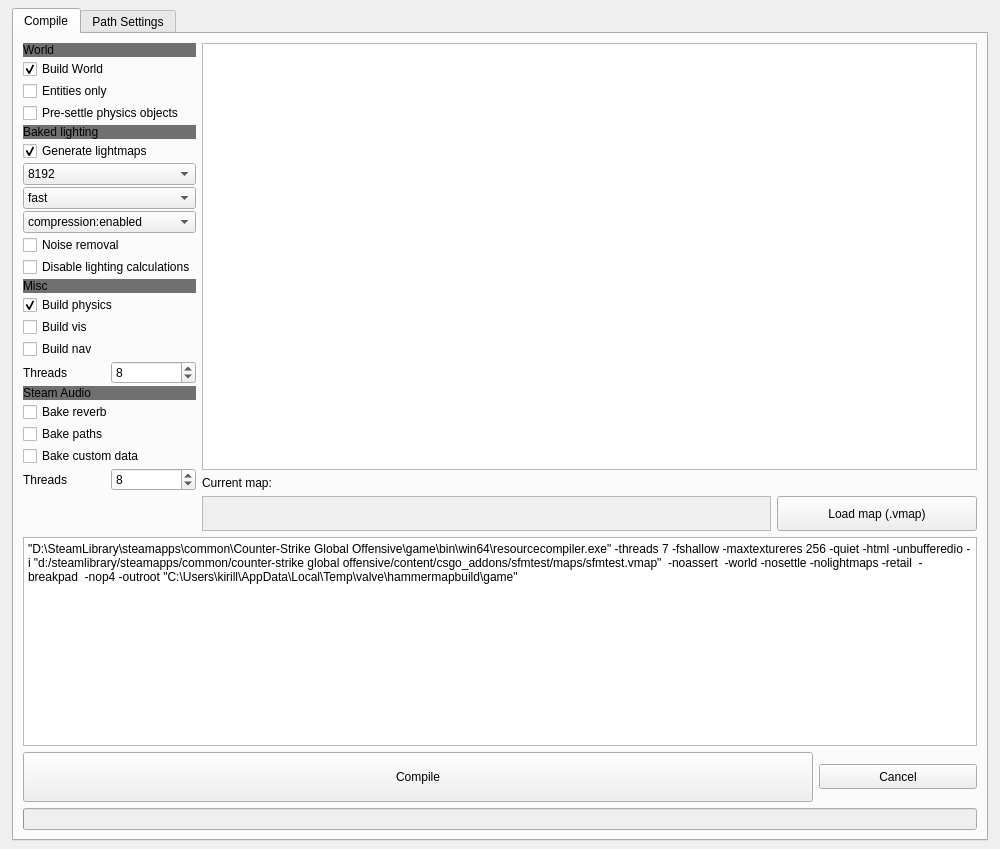
<?xml version="1.0" encoding="UTF-8"?>
<ui version="4.0">
 <class>MainWindow</class>
 <widget class="QMainWindow" name="MainWindow">
  <property name="geometry">
   <rect>
    <x>0</x>
    <y>0</y>
    <width>1000</width>
    <height>849</height>
   </rect>
  </property>
  <property name="sizePolicy">
   <sizepolicy hsizetype="Fixed" vsizetype="Fixed">
    <horstretch>0</horstretch>
    <verstretch>0</verstretch>
   </sizepolicy>
  </property>
  <property name="minimumSize">
   <size>
    <width>0</width>
    <height>0</height>
   </size>
  </property>
  <property name="windowTitle">
   <string>External source 2 compiler</string>
  </property>
  <widget class="QWidget" name="centralwidget">
   <layout class="QGridLayout" name="gridLayout">
    <property name="leftMargin">
     <number>12</number>
    </property>
    <property name="topMargin">
     <number>8</number>
    </property>
    <property name="rightMargin">
     <number>12</number>
    </property>
    <property name="bottomMargin">
     <number>8</number>
    </property>
    <item row="0" column="0">
     <widget class="QTabWidget" name="tabWidget">
      <property name="currentIndex">
       <number>0</number>
      </property>
      <widget class="QWidget" name="CompileSettings">
       <attribute name="title">
        <string>Compile</string>
       </attribute>
       <layout class="QVBoxLayout" name="verticalLayout_2">
        <item>
         <layout class="QHBoxLayout" name="horizontalLayout_5">
          <item>
           <layout class="QVBoxLayout" name="verticalLayout_4">
            <property name="spacing">
             <number>2</number>
            </property>
            <item>
             <widget class="QLabel" name="label_11">
              <property name="enabled">
               <bool>true</bool>
              </property>
              <property name="autoFillBackground">
               <bool>false</bool>
              </property>
              <property name="styleSheet">
               <string notr="true">background-color:rgb(112, 112, 112)</string>
              </property>
              <property name="text">
               <string>World</string>
              </property>
             </widget>
            </item>
            <item>
             <widget class="QCheckBox" name="bBuildWorld_4">
              <property name="styleSheet">
               <string/>
              </property>
              <property name="text">
               <string>Build World</string>
              </property>
              <property name="checked">
               <bool>true</bool>
              </property>
             </widget>
            </item>
            <item>
             <widget class="QCheckBox" name="bEntsOnly_6">
              <property name="styleSheet">
               <string/>
              </property>
              <property name="text">
               <string>Entities only</string>
              </property>
             </widget>
            </item>
            <item>
             <widget class="QCheckBox" name="bEntsOnly_7">
              <property name="styleSheet">
               <string/>
              </property>
              <property name="text">
               <string>Pre-settle physics objects</string>
              </property>
             </widget>
            </item>
            <item>
             <widget class="QLabel" name="label_12">
              <property name="styleSheet">
               <string notr="true">background-color:rgb(112, 112, 112)</string>
              </property>
              <property name="text">
               <string>Baked lighting</string>
              </property>
             </widget>
            </item>
            <item>
             <widget class="QCheckBox" name="checkBox_14">
              <property name="styleSheet">
               <string/>
              </property>
              <property name="text">
               <string>Generate lightmaps</string>
              </property>
              <property name="checked">
               <bool>true</bool>
              </property>
             </widget>
            </item>
            <item>
             <widget class="QComboBox" name="comboLightRes">
              <property name="styleSheet">
               <string/>
              </property>
              <property name="maxVisibleItems">
               <number>5</number>
              </property>
              <item>
               <property name="text">
                <string>8192</string>
               </property>
              </item>
              <item>
               <property name="text">
                <string>4096</string>
               </property>
              </item>
              <item>
               <property name="text">
                <string>2048</string>
               </property>
              </item>
              <item>
               <property name="text">
                <string>1024</string>
               </property>
              </item>
              <item>
               <property name="text">
                <string>512</string>
               </property>
              </item>
             </widget>
            </item>
            <item>
             <widget class="QComboBox" name="comboBox_7">
              <property name="styleSheet">
               <string/>
              </property>
              <property name="maxVisibleItems">
               <number>5</number>
              </property>
              <item>
               <property name="text">
                <string>fast</string>
               </property>
              </item>
              <item>
               <property name="text">
                <string>standart</string>
               </property>
              </item>
              <item>
               <property name="text">
                <string>final</string>
               </property>
              </item>
             </widget>
            </item>
            <item>
             <widget class="QComboBox" name="comboBox_8">
              <property name="styleSheet">
               <string/>
              </property>
              <property name="maxVisibleItems">
               <number>5</number>
              </property>
              <item>
               <property name="text">
                <string>compression:enabled</string>
               </property>
              </item>
              <item>
               <property name="text">
                <string>compression:disabled</string>
               </property>
              </item>
             </widget>
            </item>
            <item>
             <widget class="QCheckBox" name="checkBox_15">
              <property name="styleSheet">
               <string/>
              </property>
              <property name="text">
               <string>Noise removal</string>
              </property>
             </widget>
            </item>
            <item>
             <widget class="QCheckBox" name="checkBox_16">
              <property name="styleSheet">
               <string/>
              </property>
              <property name="text">
               <string>Disable lighting calculations</string>
              </property>
             </widget>
            </item>
            <item>
             <widget class="QLabel" name="label_13">
              <property name="styleSheet">
               <string notr="true">background-color:rgb(112, 112, 112)</string>
              </property>
              <property name="text">
               <string>Misc</string>
              </property>
             </widget>
            </item>
            <item>
             <widget class="QCheckBox" name="checkBox_17">
              <property name="styleSheet">
               <string/>
              </property>
              <property name="text">
               <string>Build physics</string>
              </property>
              <property name="checked">
               <bool>true</bool>
              </property>
             </widget>
            </item>
            <item>
             <widget class="QCheckBox" name="checkBox_18">
              <property name="styleSheet">
               <string/>
              </property>
              <property name="text">
               <string>Build vis</string>
              </property>
             </widget>
            </item>
            <item>
             <widget class="QCheckBox" name="checkBox_19">
              <property name="styleSheet">
               <string/>
              </property>
              <property name="text">
               <string>Build nav</string>
              </property>
             </widget>
            </item>
            <item>
             <layout class="QHBoxLayout" name="horizontalLayout_6">
              <item>
               <widget class="QLabel" name="label_4">
                <property name="text">
                 <string>Threads</string>
                </property>
               </widget>
              </item>
              <item>
               <widget class="QSpinBox" name="cpu_threads_count">
                <property name="minimum">
                 <number>1</number>
                </property>
                <property name="value">
                 <number>8</number>
                </property>
               </widget>
              </item>
             </layout>
            </item>
            <item>
             <widget class="QLabel" name="label_14">
              <property name="styleSheet">
               <string notr="true">background-color:rgb(112, 112, 112)</string>
              </property>
              <property name="text">
               <string>Steam Audio</string>
              </property>
             </widget>
            </item>
            <item>
             <widget class="QCheckBox" name="checkBox_20">
              <property name="styleSheet">
               <string/>
              </property>
              <property name="text">
               <string>Bake reverb</string>
              </property>
             </widget>
            </item>
            <item>
             <widget class="QCheckBox" name="checkBox_21">
              <property name="styleSheet">
               <string/>
              </property>
              <property name="text">
               <string>Bake paths</string>
              </property>
             </widget>
            </item>
            <item>
             <widget class="QCheckBox" name="checkBox_22">
              <property name="styleSheet">
               <string/>
              </property>
              <property name="text">
               <string>Bake custom data</string>
              </property>
             </widget>
            </item>
            <item>
             <layout class="QHBoxLayout" name="horizontalLayout_7">
              <item>
               <widget class="QLabel" name="label_2">
                <property name="text">
                 <string>Threads</string>
                </property>
               </widget>
              </item>
              <item>
               <widget class="QSpinBox" name="audio_threads_count">
                <property name="minimum">
                 <number>1</number>
                </property>
                <property name="value">
                 <number>8</number>
                </property>
               </widget>
              </item>
             </layout>
            </item>
            <item>
             <spacer name="verticalSpacer">
              <property name="orientation">
               <enum>Qt::Vertical</enum>
              </property>
              <property name="sizeHint" stdset="0">
               <size>
                <width>20</width>
                <height>40</height>
               </size>
              </property>
             </spacer>
            </item>
           </layout>
          </item>
          <item>
           <layout class="QVBoxLayout" name="verticalLayout" stretch="0,0,0">
            <property name="spacing">
             <number>6</number>
            </property>
            <item>
             <widget class="QTextBrowser" name="textCompileOutput">
              <property name="minimumSize">
               <size>
                <width>0</width>
                <height>350</height>
               </size>
              </property>
             </widget>
            </item>
            <item>
             <widget class="QLabel" name="label">
              <property name="text">
               <string>Current map:</string>
              </property>
             </widget>
            </item>
            <item>
             <layout class="QHBoxLayout" name="horizontalLayout_8">
              <item>
               <widget class="QPlainTextEdit" name="TextMapFilename">
                <property name="enabled">
                 <bool>false</bool>
                </property>
                <property name="sizePolicy">
                 <sizepolicy hsizetype="Minimum" vsizetype="Minimum">
                  <horstretch>0</horstretch>
                  <verstretch>0</verstretch>
                 </sizepolicy>
                </property>
                <property name="maximumSize">
                 <size>
                  <width>16777215</width>
                  <height>35</height>
                 </size>
                </property>
                <property name="documentTitle">
                 <string/>
                </property>
                <property name="readOnly">
                 <bool>true</bool>
                </property>
                <property name="plainText">
                 <string/>
                </property>
               </widget>
              </item>
              <item>
               <widget class="QPushButton" name="LoadVmap">
                <property name="minimumSize">
                 <size>
                  <width>0</width>
                  <height>25</height>
                 </size>
                </property>
                <property name="maximumSize">
                 <size>
                  <width>200</width>
                  <height>35</height>
                 </size>
                </property>
                <property name="styleSheet">
                 <string notr="true">qproperty-icon:url(:/icon_vmap/edit_in_place.png)</string>
                </property>
                <property name="text">
                 <string>Load map (.vmap)</string>
                </property>
               </widget>
              </item>
             </layout>
            </item>
           </layout>
          </item>
         </layout>
        </item>
        <item>
         <widget class="QPlainTextEdit" name="CompileParamsText">
          <property name="plainText">
           <string>&quot;D:\SteamLibrary\steamapps\common\Counter-Strike Global Offensive\game\bin\win64\resourcecompiler.exe&quot; -threads 7 -fshallow -maxtextureres 256 -quiet -html -unbufferedio -i &quot;d:/steamlibrary/steamapps/common/counter-strike global offensive/content/csgo_addons/sfmtest/maps/sfmtest.vmap&quot;  -noassert  -world -nosettle -nolightmaps -retail  -breakpad  -nop4 -outroot &quot;C:\Users\kirill\AppData\Local\Temp\valve\hammermapbuild\game&quot;</string>
          </property>
         </widget>
        </item>
        <item>
         <layout class="QHBoxLayout" name="horizontalLayout_3" stretch="5,1">
          <item>
           <widget class="QPushButton" name="pushButtonCompile">
            <property name="enabled">
             <bool>true</bool>
            </property>
            <property name="sizePolicy">
             <sizepolicy hsizetype="Minimum" vsizetype="Minimum">
              <horstretch>0</horstretch>
              <verstretch>0</verstretch>
             </sizepolicy>
            </property>
            <property name="minimumSize">
             <size>
              <width>0</width>
              <height>50</height>
             </size>
            </property>
            <property name="maximumSize">
             <size>
              <width>16777215</width>
              <height>50</height>
             </size>
            </property>
            <property name="styleSheet">
             <string notr="true">qproperty-icon: url(:/icon_vmap/edit_in_place.png)</string>
            </property>
            <property name="text">
             <string>Compile</string>
            </property>
           </widget>
          </item>
          <item>
           <widget class="QPushButton" name="pushButton">
            <property name="sizePolicy">
             <sizepolicy hsizetype="Minimum" vsizetype="Minimum">
              <horstretch>0</horstretch>
              <verstretch>0</verstretch>
             </sizepolicy>
            </property>
            <property name="minimumSize">
             <size>
              <width>0</width>
              <height>0</height>
             </size>
            </property>
            <property name="maximumSize">
             <size>
              <width>16777215</width>
              <height>25</height>
             </size>
            </property>
            <property name="styleSheet">
             <string notr="true"/>
            </property>
            <property name="text">
             <string>Cancel</string>
            </property>
           </widget>
          </item>
         </layout>
        </item>
        <item>
         <widget class="QProgressBar" name="progressBar">
          <property name="enabled">
           <bool>false</bool>
          </property>
          <property name="styleSheet">
           <string/>
          </property>
          <property name="maximum">
           <number>100</number>
          </property>
          <property name="value">
           <number>0</number>
          </property>
          <property name="textVisible">
           <bool>false</bool>
          </property>
          <property name="invertedAppearance">
           <bool>false</bool>
          </property>
          <property name="format">
           <string notr="true">%p%</string>
          </property>
         </widget>
        </item>
       </layout>
      </widget>
      <widget class="QWidget" name="PathSettings">
       <attribute name="title">
        <string>Path Settings</string>
       </attribute>
       <widget class="QWidget" name="gridLayoutWidget">
        <property name="geometry">
         <rect>
          <x>10</x>
          <y>20</y>
          <width>811</width>
          <height>194</height>
         </rect>
        </property>
        <layout class="QGridLayout" name="gridLayout_2">
         <item row="3" column="0">
          <widget class="QPlainTextEdit" name="VpkOutputText">
           <property name="enabled">
            <bool>false</bool>
           </property>
          </widget>
         </item>
         <item row="0" column="0">
          <widget class="QLabel" name="label_3">
           <property name="text">
            <string>Resource compiler path</string>
           </property>
          </widget>
         </item>
         <item row="1" column="0">
          <widget class="QPlainTextEdit" name="ResourceCompilerText">
           <property name="enabled">
            <bool>false</bool>
           </property>
          </widget>
         </item>
         <item row="2" column="0">
          <widget class="QLabel" name="label_5">
           <property name="text">
            <string>VPK output directory</string>
           </property>
          </widget>
         </item>
         <item row="3" column="1">
          <widget class="QPushButton" name="buttonLoadVpkOutputPath">
           <property name="text">
            <string>...</string>
           </property>
          </widget>
         </item>
         <item row="1" column="1">
          <widget class="QPushButton" name="buttonLoadCompilerPath">
           <property name="text">
            <string>...</string>
           </property>
          </widget>
         </item>
        </layout>
       </widget>
      </widget>
     </widget>
    </item>
   </layout>
  </widget>
  <action name="actionLoad_map">
   <property name="icon">
    <iconset>
     <normaloff>C:/Users/kirill/.designer/icons/edit_in_place.png</normaloff>C:/Users/kirill/.designer/icons/edit_in_place.png</iconset>
   </property>
   <property name="text">
    <string>Load vmap</string>
   </property>
   <property name="toolTip">
    <string>Load .vmap file</string>
   </property>
   <property name="shortcut">
    <string>Ctrl+O</string>
   </property>
  </action>
  <action name="actionPath_settings">
   <property name="icon">
    <iconset>
     <normaloff>C:/Users/kirill/.designer/icons/tree.png</normaloff>C:/Users/kirill/.designer/icons/tree.png</iconset>
   </property>
   <property name="text">
    <string>Path settings</string>
   </property>
  </action>
 </widget>
 <resources>
  <include location="../icons/mapicon.qrc"/>
 </resources>
 <connections/>
</ui>
